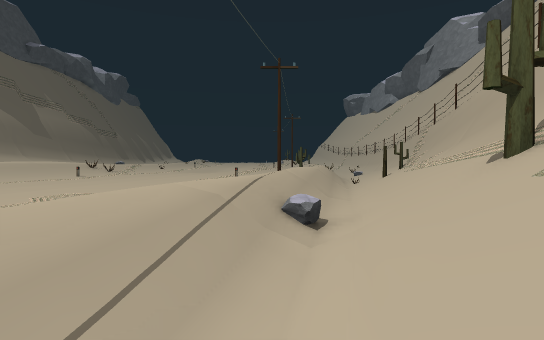
[1] (above)

24 first-person views from a walk through a 3-D level made in the Godot game engine. The camera is 1.4 m above the floor, tilts 2° down and sees 80° across. The floor is counted in squares, 2 m on a side. Each view is taken from the middle of a square. On the plan, view 1 faces up. The plan holds only what a view shows up to about 10 squares ahead; the rest is blank. The place goes on beyond the plan. Some surface patterns are stand-ins.

[2]
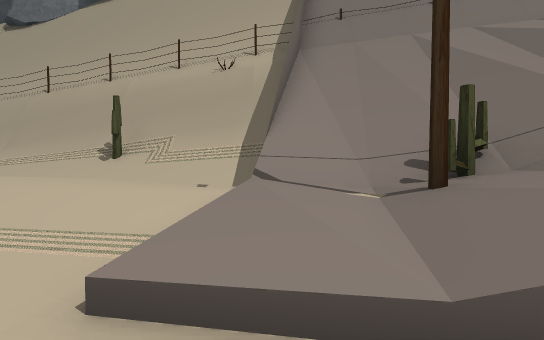

[3]
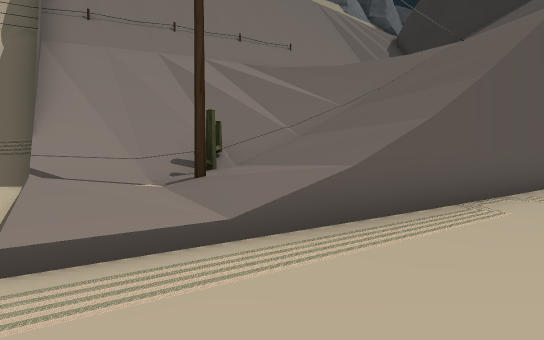

[4]
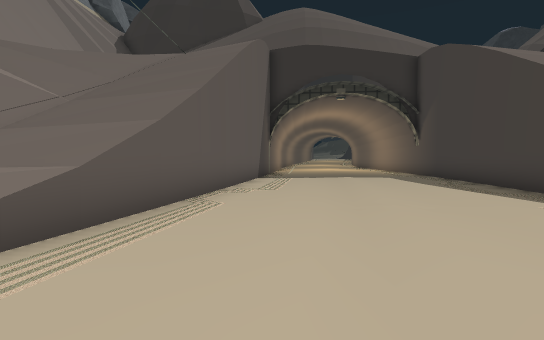

[5]
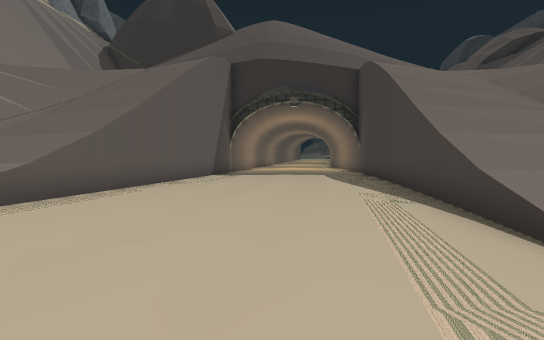

[6]
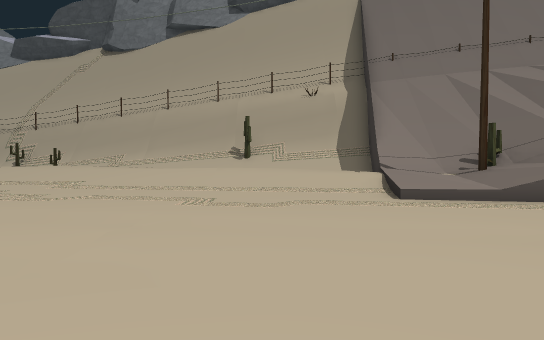

[7]
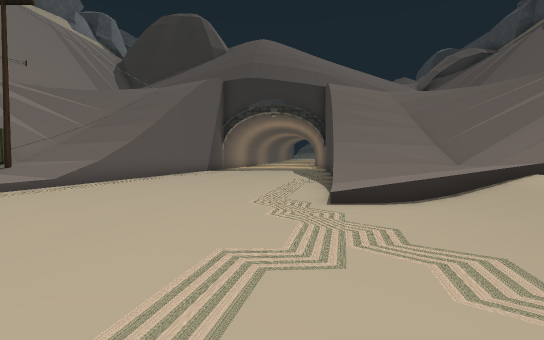

[8]
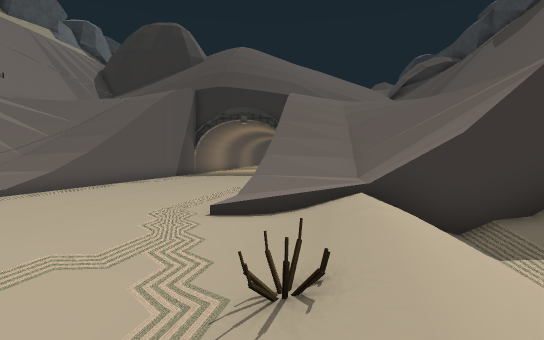

[9]
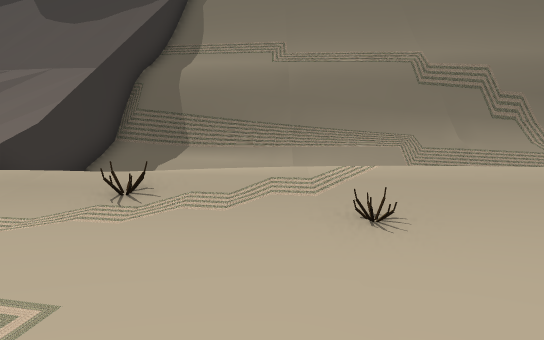

[10]
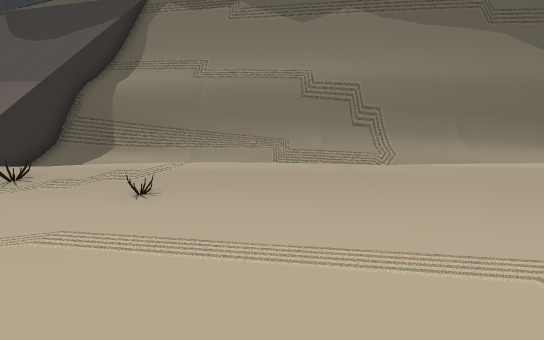

[11]
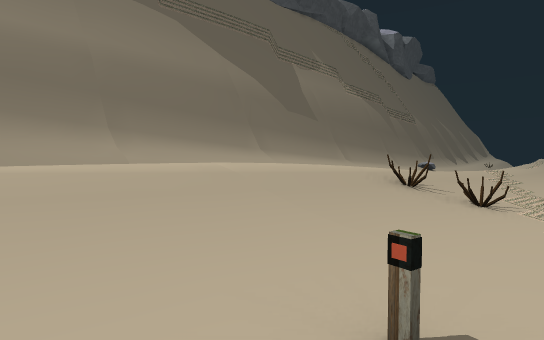

[12]
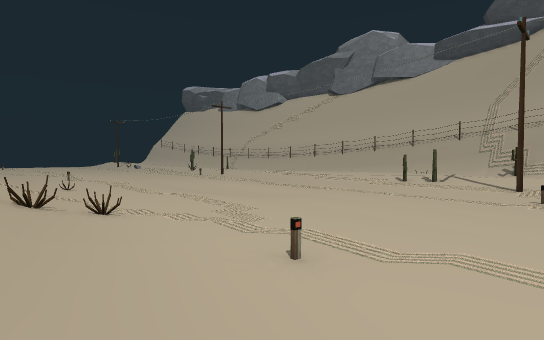

[13]
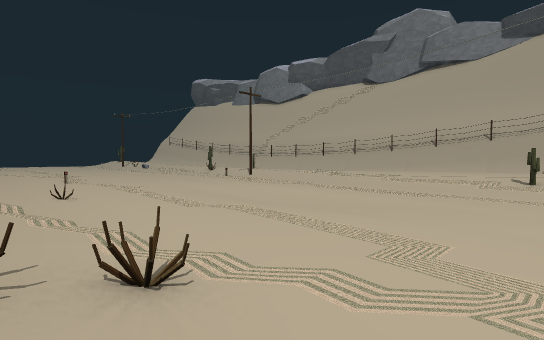

[14]
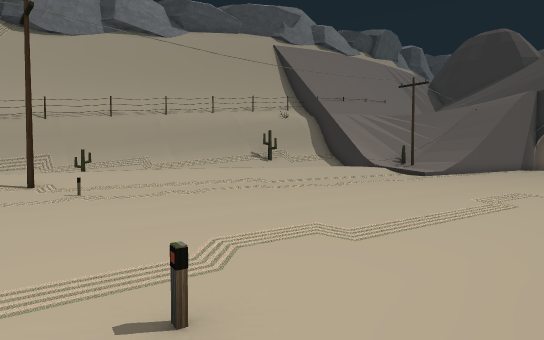

[15]
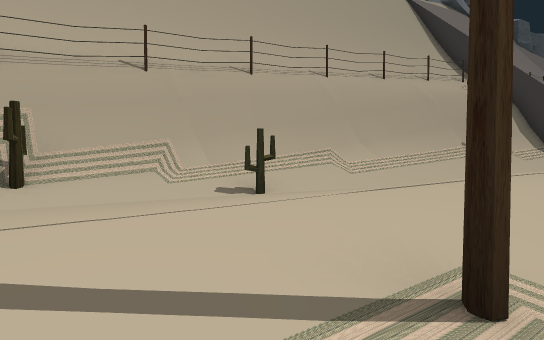

[16]
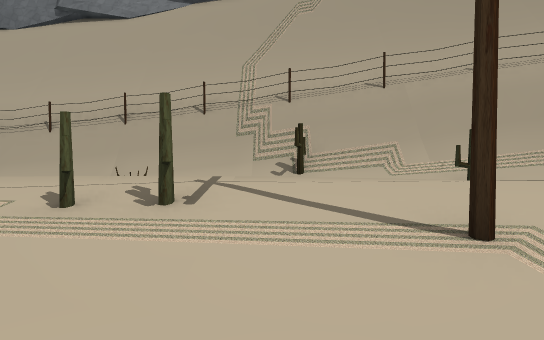

[17]
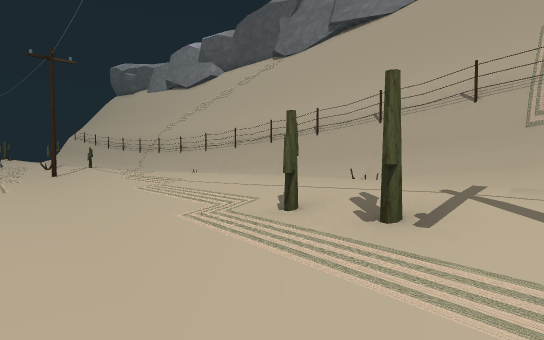

[18]
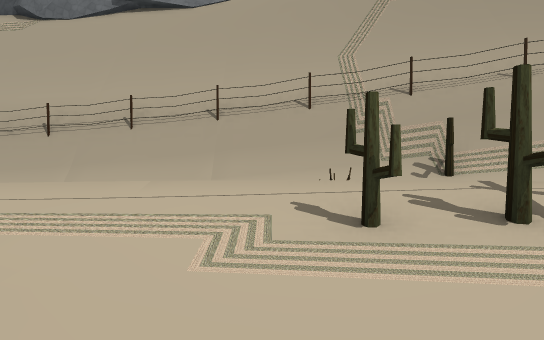

[19]
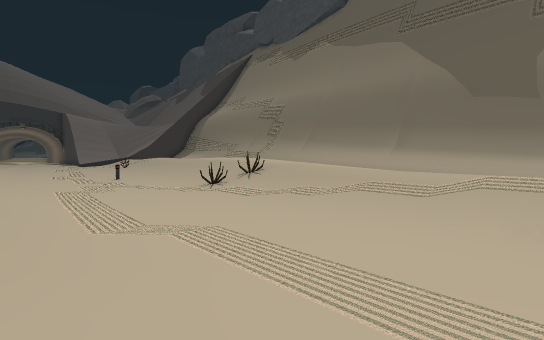

[20]
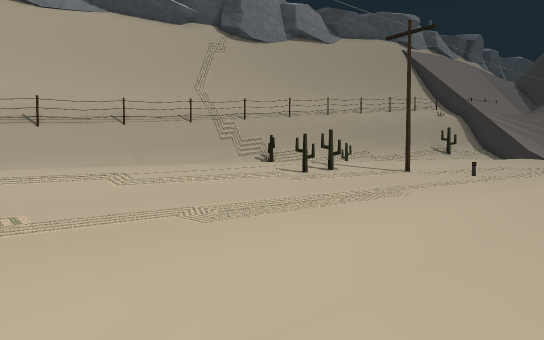

[21]
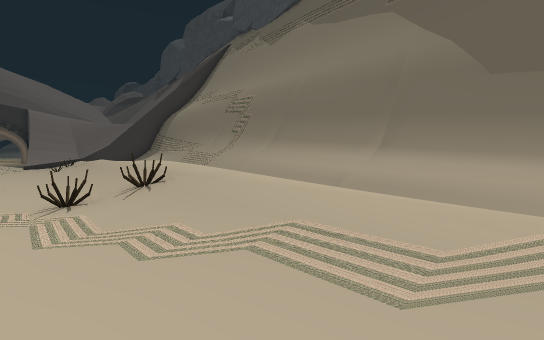

[22]
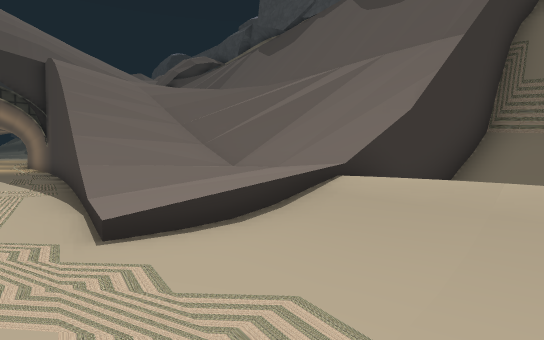

[23]
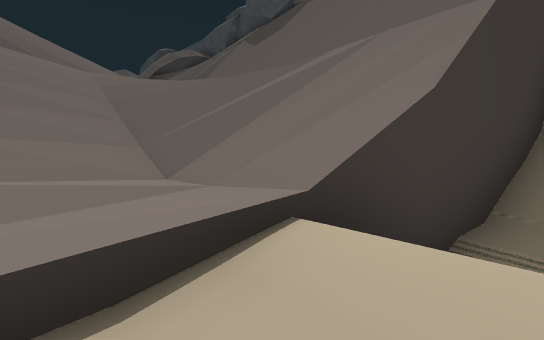

[24]
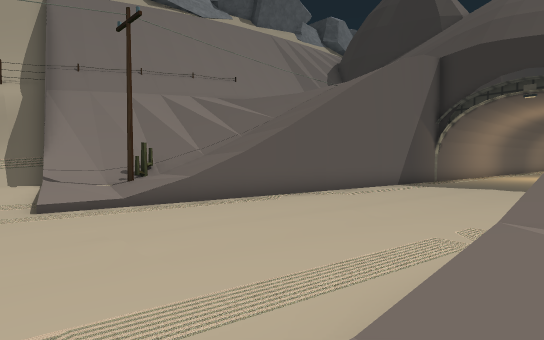

### Floor plan
Key: @ floor where view 1 was taken; # wall or solid block; x gap in a wall; . main floor; : floor 0.5 m higher than the main floor; - floor 0.5 m lower than the main floor; + floor 0.75 m higher than the main floor; * floor 1.25 m higher than the main floor; / step, stairs or slope; = window, fence, low wall or low ledge; v drop or lower ground.
Columns run from 19 left of view 1 to 8 right of it. Each row starts with its distance up from view 1.
 24          +.=..---.....:    #
 23     #// ::....---.....:  =/#
 22     #// /:....---.....:   /#
 21    ##// /:....---.....:   /#
 20    ##// /:....---.....+   ##
 19    ##// /:.....-....../   ##
 18    #//  +#=..........:/  /#
 17    #//  +:...........:=  /#
 16    #//  /...........#+/  /#
 15    #// v/............+  //#
 14    #/  =/..=.......#:+  /##
 13    #   =/.........=.// //##
 12   ##=  +/...........// //#
 11   ###  */...........+  ###
 10   ##/  /:........../////##
  9   #//  /.........../////#
  8   #=/ //=........../////#
  7   #// //..........:+////#
  6   #// +/........../////##
  5   #/  +=..........//-//#
  4  ##/./+:..........+///##
  3 ###////..........////###
  2 #/##x//..........//-//#
  1 #/////++/........+///##
  0 #/////++/....../:+ @/#
 -1 /////+*/....../:++/x###
 -2 ////////......=+#/////#
 -3  ///////......=*+/////#
 -4  ///////......////////#
 -5  ///////......////////#
 -6   //////......////////#
 -7    ////......#///////##
 -8    ////......v////// ##
 -9      //......#/ ////
-10       /......//#///
-11              ///

Where each view was taken, in squares from view 1:
view 1: 0 up, 0 right, facing up
view 2: 1 down, 6 left, facing right
view 3: 0 up, 7 left, facing down-right
view 4: 0 up, 7 left, facing down
view 5: 2 up, 9 left, facing down
view 6: 2 up, 10 left, facing right
view 7: 6 up, 10 left, facing down
view 8: 7 up, 12 left, facing down
view 9: 7 up, 8 left, facing left
view 10: 10 up, 6 left, facing left
view 11: 13 up, 8 left, facing up-left
view 12: 12 up, 11 left, facing up-right
view 13: 16 up, 10 left, facing up-right
view 14: 15 up, 10 left, facing down-right
view 15: 15 up, 0 right, facing down-right
view 16: 15 up, 2 left, facing right
view 17: 15 up, 1 left, facing up-right
view 18: 18 up, 1 left, facing right
view 19: 24 up, 5 left, facing down-left
view 20: 24 up, 4 left, facing down-right
view 21: 23 up, 8 left, facing down-left
view 22: 4 up, 10 left, facing down-left
view 23: 3 up, 12 left, facing down-left
view 24: 1 up, 12 left, facing down-right
